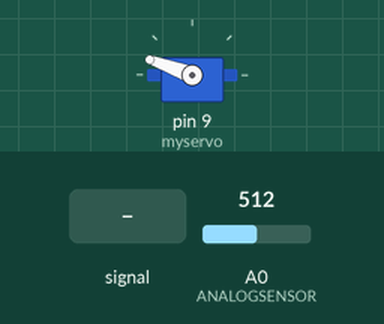
Bench run of a sketch on a simulated Arduino Uno, built with avr-gcc and run on an emulated ATmega328P. Parts: servo. The inputs (shaded band) are chosen by the test bench; at power-on: A0 (ANALOGSENSOR) = 512.

Above: at 1.2 s.
1.3 s: A0 (ANALOGSENSOR) fed a 200 Hz sine of ±255 counts around its level
At 1.57 s:
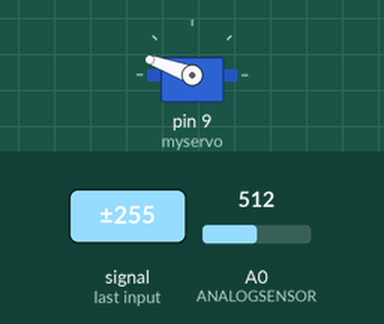
4.3 s: A0 (ANALOGSENSOR) set to 306
5.8 s: A0 (ANALOGSENSOR) set to 0
At 7.0 s:
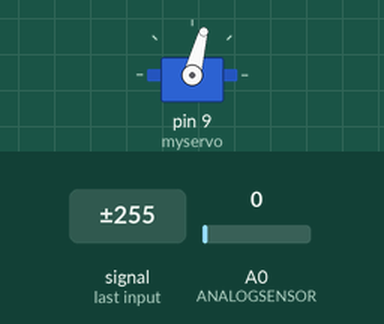
7.3 s: A0 (ANALOGSENSOR) set to 30
At 7.8 s:
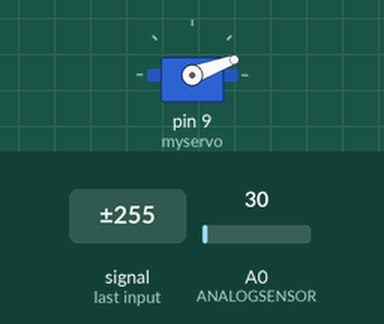
8.8 s: A0 (ANALOGSENSOR) set to 511
At 9.6 s:
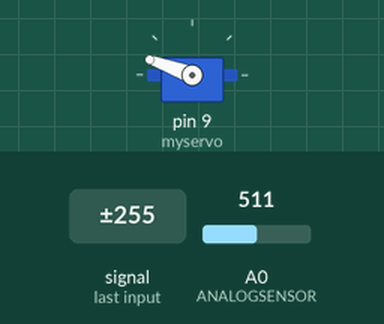
Timing chart, 0 to 11.3 s (numbered marks = the images above; inputs shaded):
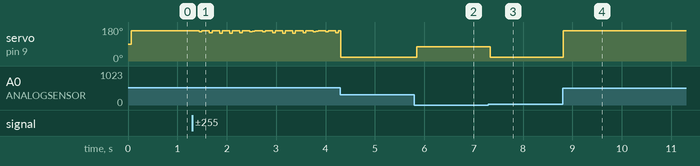

The sketch:

Wipwap.ino
```cpp
//lengte wipwap is 40 cm ongeveer
void setup() {
  // put your setup code here, to run once:
  Serial.begin(9600);
  setupServoMotor();
  setupIrSensor();
  setTimer();
}

void loop() {
  updateWaarde();
}
```

IrSensor.ino
```cpp
const unsigned short ANALOGSENSOR = A0;

void setupIrSensor() {
  pinMode(ANALOGSENSOR, INPUT);
}

int getAfstand() {
  return analogRead(ANALOGSENSOR);
}
```

PID.ino
```cpp
//bron: http://electronoobs.com/eng_arduino_tut100_code1.php

const float SETPOINT = 21;  //210mm
float input;
float outPut;
const float Kp = 3;    // 3
const float Ki = 0.1;  // 0.1
const float Kd = 4500;  // 4500
float PID_p, PID_i, PID_d, PID_total;
float afstand = 0.0;
float afstand_error;
float afstand_vorige_error;
const unsigned short PERIODE = 50;  // 50 milliseconde

void updateWaarde() {
  if (getTimer(PERIODE)) {
    setTimer();
    afstand = get_dist(100);
    afstand_error = SETPOINT - afstand;
    PID_p = Kp * afstand_error;
    PID_d = Kd * ((afstand_error - afstand) / PERIODE);
    if (-3 < afstand_error && afstand_error < 3) {
      PID_i = PID_i + (Ki * afstand_error);
    } else {
      PID_i = 0;
    }
    PID_total = PID_p + PID_i + PID_d;
    PID_total = map(PID_total, -150, 150, 0, 150);

    if (PID_total < 20) {
      PID_total = 20;
    }
    if (PID_total > 160) {
      PID_total = 160;
    }
    draaiMotor(PID_total);
    afstand_vorige_error = afstand_error;
  }
}

//overgenomen functie van de bron
float get_dist(unsigned short n) {
  long sum = 0;
  for (unsigned short i = 0; i < n; i++) {
    sum = sum + analogRead(ANALOGSENSOR);
  }
  float adc = sum / n;
  float distance_cm = 17569.7 * pow(adc, -1.2062);
  return (distance_cm);
}
```

ServoMotor.ino
```cpp
#include <Servo.h>
Servo myservo;

void setupServoMotor() {
  myservo.attach(9);
  myservo.write(90);
}

void draaiMotor(float draai) {
    myservo.write(draai);
}
```

Timer.ino
```cpp
unsigned long laatsteTijd;

void setTimer() {
  laatsteTijd = millis();
}

boolean getTimer(unsigned long aantalMillisSeconde) {
  return millis() - laatsteTijd > aantalMillisSeconde;
}
```

Measured:
- after the input at 1.3 s, servo on pin 9 (myservo): 160° → 154° after 0.15 s, then repeats every 1.3 s: 160° 0.15 s, 150° 0.05 s, 2 × (160° 0.15 s, 147° 0.05 s), 160° 0.15 s, 150° 0.05 s, 160° 0.15 s, 154° 0.05 s, 158° 0.05 s, 160° 0.15 s, 154° 0.05 s
- after the input at 5.8 s, servo on pin 9 (myservo): 20° → 75° after 0.05 s
- after the input at 7.3 s, servo on pin 9 (myservo): 75° → 20° at once
- after the input at 8.8 s, servo on pin 9 (myservo): 20° → 160° at once
